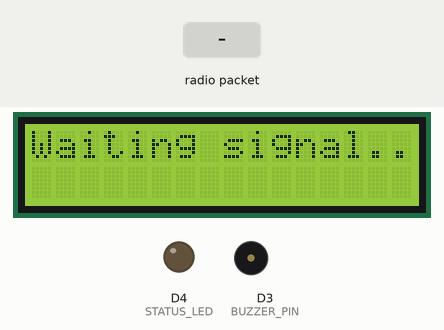
Recording of a sketch running on a simulated ESP8266 (NodeMCU). Parts: 16×2 character LCD, output pins drawn as LEDs (lit = HIGH), buzzer (waves = sounding, pin HIGH). The test bench sets the inputs (shaded band). No radio packets arrive unless stated; what the sketch prints to the serial monitor is not drawn.

Above: at 6.3 s.
6.4 s: radio packet "Track DETECTED" arrives
At 7.1 s:
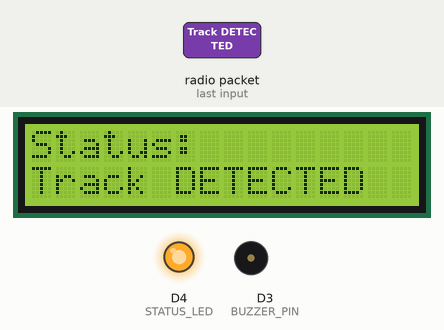
7.9 s: radio packet "Track not detected" arrives
At 9.2 s:
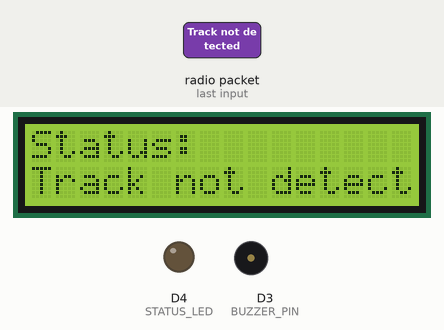
9.5 s: radio packet "1" arrives
At 9.9 s:
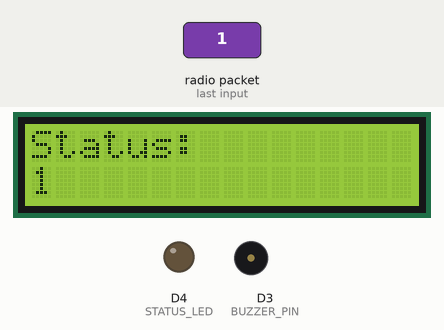
Timing chart, 0 to 12.5 s (numbered marks = the images above; inputs shaded):
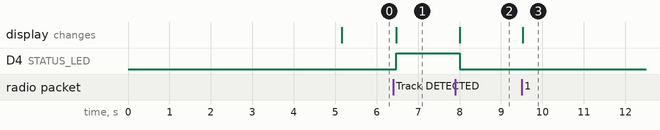

Measured:
- after the input at 6.4 s, D4 (STATUS_LED): LOW → HIGH after 0.08 s; the display: changes after 0.08 s (image 1)
- after the input at 7.9 s, D4 (STATUS_LED): HIGH → LOW after 0.11 s; the display: changes after 0.11 s (image 2)
- after the input at 9.5 s, the display: changes at once (image 3)

The sketch:

receiver_new.ino
```cpp
#include <SPI.h>
#include <LoRa.h>
#include <Wire.h>
#include <LiquidCrystal_I2C.h>

#define SS          D8
#define RST         D0
#define BUZZER_PIN  D3
#define STATUS_LED  D4

LiquidCrystal_I2C lcd(0x27, 16, 2); // I2C LCD address

unsigned long lastReceiveTime = 0;
const unsigned long SIGNAL_TIMEOUT = 5000; // 5 seconds timeout

void setup() {
  Serial.begin(9600);
  lcd.init();
  lcd.backlight();

  pinMode(BUZZER_PIN, OUTPUT);
  pinMode(STATUS_LED, OUTPUT);

  digitalWrite(BUZZER_PIN, LOW);
  digitalWrite(STATUS_LED, LOW);

  lcd.setCursor(0, 0);
  lcd.print("Connecting LoRa");

  // Try to initialize LoRa
  LoRa.setPins(SS, RST, -1);
  if (!LoRa.begin(433E6)) {
    Serial.println("LoRa init failed!");
    lcd.clear();
    lcd.setCursor(0, 0);
    lcd.print("LoRa Init Failed");
    while (1);
  }

  // Wait for signal initially
  lcd.clear();
  lcd.setCursor(0, 0);
  lcd.print("Waiting  for signal...");

  bool messageReceived = false;
  unsigned long startTime = millis();

  while (millis() - startTime < SIGNAL_TIMEOUT) {
    int packetSize = LoRa.parsePacket();
    if (packetSize > 0) {
      String msg = "";
      while (LoRa.available()) {
        msg += (char)LoRa.read();
      }
      msg.trim();
      Serial.println("First Message: " + msg);
      messageReceived = true;
      lastReceiveTime = millis();
      break;
    }
  }

  if (messageReceived) {
    lcd.clear();
    lcd.setCursor(0, 0);
    lcd.print("CONNECTION");
    lcd.setCursor(0, 1);
    lcd.print("ESTABLISHED");
    Serial.println("LoRa CONNECTED");

    // Beep 3 times
    for (int i = 0; i < 3; i++) {
      digitalWrite(BUZZER_PIN, HIGH);
      delay(200);
      digitalWrite(BUZZER_PIN, LOW);
      delay(200);
    }
    delay(500);
  }

  lcd.clear();
  lcd.setCursor(0, 0);
  lcd.print("Waiting for msg");
}

void loop() {
  int packetSize = LoRa.parsePacket();
  if (packetSize > 0) {
    String message = "";
    while (LoRa.available()) {
      message += (char)LoRa.read();
    }

    message.trim();
    Serial.println("Received: " + message);

    lcd.clear();
    lcd.setCursor(0, 0);
    lcd.print("Status:");
    lcd.setCursor(0, 1);
    lcd.print(message);

    // LED control
    if (message == "Track DETECTED") {
      digitalWrite(STATUS_LED, HIGH);
    } else if (message == "Track not detected") {
      digitalWrite(STATUS_LED, LOW);
    }

    lastReceiveTime = millis(); // update time of last received message
  }

  // If no message received for 5 seconds, show "Waiting for signal"
  if (millis() - lastReceiveTime > SIGNAL_TIMEOUT) {
    lcd.clear();
    lcd.setCursor(0, 0);
    lcd.print("Waiting signal...");
    digitalWrite(STATUS_LED, LOW); // Turn off LED if no signal
  }

  delay(100);
}
```
